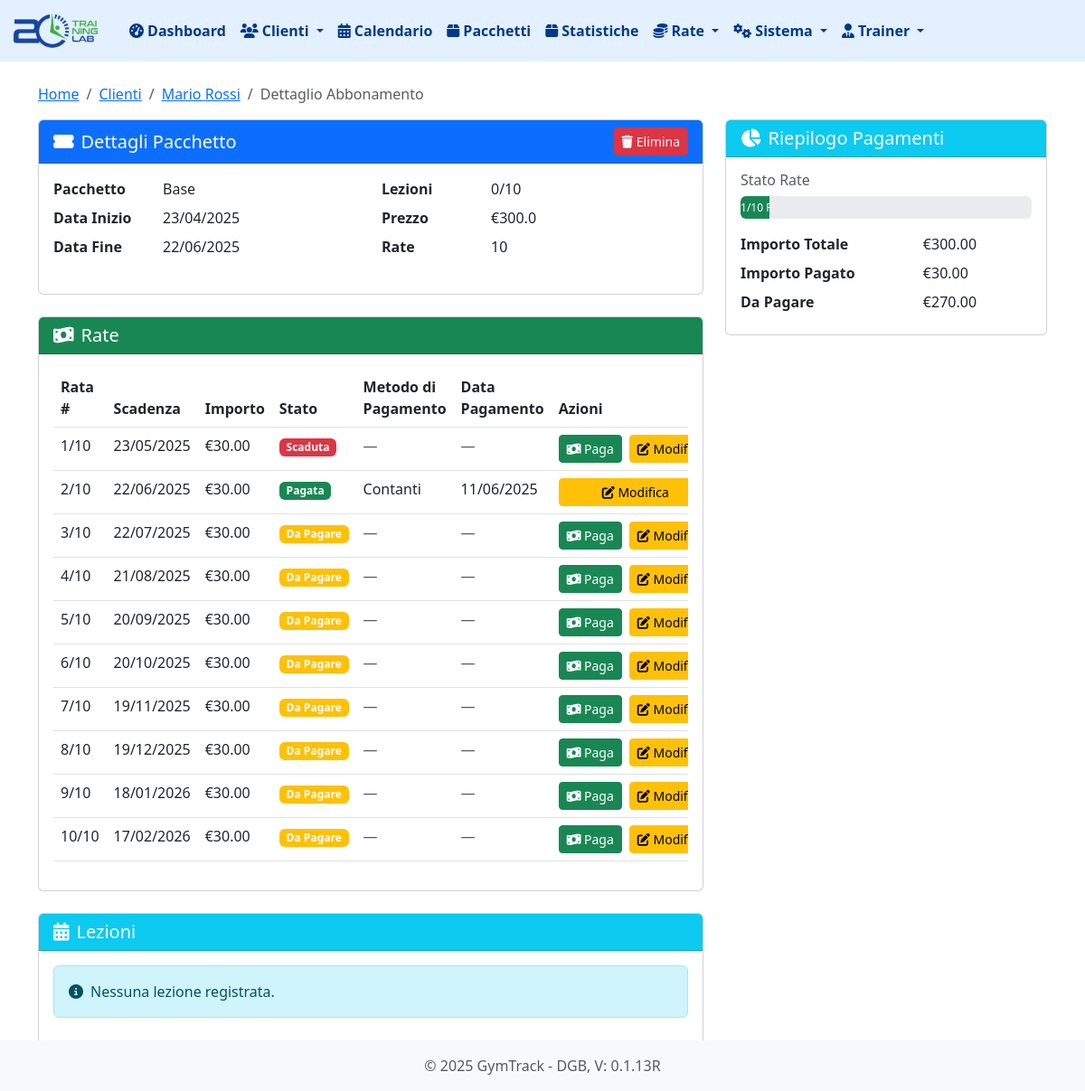
Page /abbonamenti/17 on the committed database.
### tables this page shows
CREATE TABLE "clienti" (
                    id INTEGER PRIMARY KEY AUTOINCREMENT,
                    nome TEXT NOT NULL,
                    cognome TEXT NOT NULL,
                    email TEXT,
                    telefono TEXT,
                    data_nascita TEXT,
                    indirizzo TEXT,
                    citta TEXT,
                    cap TEXT,
                    note TEXT,
                    tipo TEXT NOT NULL,  -- 'lead' o 'effettivo'
                    codice_fiscale TEXT, -- New field for tax code
                    data_registrazione TEXT NOT NULL
                , sede_id INTEGER DEFAULT 1, tipologia TEXT, taglia_gambe TEXT, taglia_braccia TEXT, taglia_giubotto TEXT, taglia_cintura TEXT, obiettivo_cliente TEXT, provenienza TEXT);

CREATE TABLE pacchetti (
        id INTEGER PRIMARY KEY AUTOINCREMENT,
        nome TEXT NOT NULL,
        descrizione TEXT,
        prezzo REAL NOT NULL,
        numero_lezioni INTEGER NOT NULL,
        durata_giorni INTEGER NOT NULL,
        attivo BOOLEAN NOT NULL DEFAULT 1
    , sede_id INTEGER DEFAULT 1, pagamento_unico BOOLEAN NOT NULL DEFAULT 0, data_scadenza DATE);

CREATE TABLE abbonamenti (
        id INTEGER PRIMARY KEY AUTOINCREMENT,
        cliente_id INTEGER NOT NULL,
        pacchetto_id INTEGER NOT NULL,
        data_inizio TEXT NOT NULL,
        data_fine TEXT NOT NULL,
        numero_lezioni INTEGER NOT NULL,
        lezioni_utilizzate INTEGER NOT NULL DEFAULT 0,
        prezzo_totale REAL NOT NULL,
        numero_rate INTEGER NOT NULL, sede_id INTEGER DEFAULT 1,
        FOREIGN KEY (cliente_id) REFERENCES clienti (id),
        FOREIGN KEY (pacchetto_id) REFERENCES pacchetti (id)
    );

CREATE TABLE "rate" (
                    id INTEGER PRIMARY KEY AUTOINCREMENT,
                    abbonamento_id INTEGER NOT NULL,
                    importo DECIMAL(10,2) NOT NULL,
                    data_scadenza DATE NOT NULL,
                    data_pagamento DATE,
                    pagato BOOLEAN DEFAULT 0,
                    numero_rata INTEGER NOT NULL DEFAULT 1, sede_id INTEGER DEFAULT 1, metodo_pagamento TEXT,
                    FOREIGN KEY (abbonamento_id) REFERENCES abbonamenti (id)
                );

### routes/abbonamenti.py (the view)
@abbonamenti_bp.route('/abbonamenti/<int:abbonamento_id>')
def dettaglio_abbonamento(abbonamento_id):
    abbonamento = db.get_abbonamento(abbonamento_id)
    if not abbonamento:
        flash('Abbonamento non trovato', 'error')
        return redirect(url_for('index'))
    cliente = db.get_cliente(abbonamento['cliente_id'])
    rate = db.get_rate_by_abbonamento(abbonamento_id)
    lezioni = db.get_lezioni_by_abbonamento(abbonamento_id)
    lezioni = [dict(lezione) for lezione in lezioni]
    for lezione in lezioni:
        print(lezione['registrata_da'])
        lezione['registrata_da'] = db.get_user_email_by_id(lezione['registrata_da'])
    oggi = date.today()
    return render_template('abbonamenti/dettaglio.html',
                         abbonamento=abbonamento,
                         cliente=cliente,
                         rate=rate,
                         lezioni=lezioni,
                         oggi=oggi)

### app.py (called while the page is built)
@app.before_request
def setup():
    db.init_db()
    db.create_user_tables()
    g.hierarchy = db.build_hierarchy(session.get('user_role'), session.get('user_email'))

@app.template_filter('to_date')
def to_date_filter(date_str):
    if not date_str:
        return None
    return datetime.strptime(date_str, '%Y-%m-%d').date()

@app.template_filter('format_date')
def format_date_filter(date):
    if isinstance(date, str):
        try:
            date = datetime.strptime(date, '%Y-%m-%d')
        except ValueError:
            return date  # Ritorna la stringa originale se non può essere convertita
    try:
        return date.strftime('%d/%m/%Y')
    except AttributeError:
        return date  # Ritorna il valore originale se non può essere formattato

### database.py (called while the page is built, shortened)
def get_db_connection():
    conn = sqlite3.connect(DATABASE_PATH)
    conn.row_factory = sqlite3.Row
    return conn

def init_db():
    if os.path.exists(DATABASE_PATH):
        return

def get_cliente(cliente_id):
    conn = get_db_connection()
    cliente = conn.execute('SELECT * FROM clienti WHERE id = ?', (cliente_id,)).fetchone()
    conn.close()
    return cliente

def get_rate_by_abbonamento(abbonamento_id):
    conn = get_db_connection()
    try:
        rate = conn.execute('''
            SELECT
                r.*,
                r.importo as importo_rata,
                r.data_scadenza,
                r.data_pagamento,
                r.pagato,
                r.numero_rata
            FROM rate r
            WHERE r.abbonamento_id = ?
            ORDER BY r.numero_rata ASC
        ''', (abbonamento_id,)).fetchall()
        return rate
    finally:
        conn.close()

def get_abbonamento(abbonamento_id):
    conn = get_db_connection()
    try:
        abbonamento = conn.execute('''
            SELECT
                a.*,
                p.nome as tipo,
                p.descrizione as descrizione_pacchetto,
                p.numero_lezioni as numero_lezioni_pacchetto,
                p.durata_giorni,
                date(a.data_inizio, '+' || p.durata_giorni || ' days') as data_fine
            FROM abbonamenti a
            JOIN pacchetti p ON a.pacchetto_id = p.id
            WHERE a.id = ?
        ''', (abbonamento_id,)).fetchone()
        return abbonamento
    finally:
        conn.close()

### templates/abbonamenti/dettaglio.html (shortened to what this page needs)
{% extends 'base.html' %}
{% block content %}
<nav aria-label="breadcrumb">
    <ol class="breadcrumb">
        <li class="breadcrumb-item"><a href="{{ url_for('index') }}">Home</a></li>
        <li class="breadcrumb-item"><a href="{{ url_for('clienti.lista_clienti') }}">Clienti</a></li>
        <li class="breadcrumb-item"><a href="{{ url_for('clienti.dettaglio_cliente', cliente_id=cliente.id) }}">{{ cliente.nome }} {{ cliente.cognome }}</a></li>
        <li class="breadcrumb-item active">Dettaglio Abbonamento</li>
    </ol>
</nav>
<div class="row">
    <div class="col-md-8">
        <div class="card mb-4">
            <div class="card-header bg-primary text-white d-flex justify-content-between align-items-center">
                <h5 class="card-title mb-0">
                    <i class="fas fa-ticket-alt me-2"></i>Dettagli Pacchetto
                </h5>
                <div>
                    <button type="button" class="btn btn-danger btn-sm" data-bs-toggle="modal" data-bs-target="#deleteModal">
                        <i class="fas fa-trash me-1"></i>Elimina
                    </button>
                </div>
            </div>
            <div class="card-body">
                <div class="row">
                    <div class="col-md-6">
                        <dl class="row">
                            <dt class="col-sm-4">Pacchetto</dt>
                            <dd class="col-sm-8">{{ abbonamento.tipo }}</dd>
                            <dt class="col-sm-4">Data Inizio</dt>
                            <dd class="col-sm-8">{{ abbonamento.data_inizio|format_date }}</dd>
                            <dt class="col-sm-4">Data Fine</dt>
                            <dd class="col-sm-8">{{ abbonamento.data_fine|format_date }}</dd>
                        </dl>
                    </div>
                    <div class="col-md-6">
                        <dl class="row">
                            <dt class="col-sm-4">Lezioni</dt>
                            <dd class="col-sm-8">{{ abbonamento.lezioni_utilizzate }}/{{ abbonamento.numero_lezioni }}</dd>
                            <dt class="col-sm-4">Prezzo</dt>
                            <dd class="col-sm-8">€{{ abbonamento.prezzo_totale }}</dd>
                            <dt class="col-sm-4">Rate</dt>
                            <dd class="col-sm-8">{{ abbonamento.numero_rate }}</dd>
                        </dl>
                    </div>
                </div>
            </div>
        </div>
        <div class="card mb-4">
            <div class="card-header bg-success text-white">
                <h5 class="card-title mb-0">
                    <i class="fas fa-money-bill-wave me-2"></i>Rate
                </h5>
            </div>
            <div class="card-body">
                <div class="table-responsive">
                    <table class="table table-hover">
                        <thead>
                            <tr>
                                <th>Rata #</th>
                                <th>Scadenza</th>
                                <th>Importo</th>
                                <th>Stato</th>
                                <th>Metodo di Pagamento</th>
                                <th>Data Pagamento</th>
                                <th>Azioni</th>
                            </tr>
                        </thead>
                        <tbody>
                            {% for rata in rate %}
                            <tr>
                                <td>{{ rata.numero_rata }}/{{ abbonamento.numero_rate }}</td>
                                <td>{{ rata.data_scadenza|format_date }}</td>
                                <td>€{{ "%.2f"|format(rata.importo) }}</td>
                                <td>
                                    {% if rata.pagato %}
                                        <span class="badge bg-success">Pagata</span>
                                    {% else %}
                                        {% if rata.data_scadenza|to_date < oggi %}
                                            <span class="badge bg-danger">Scaduta</span>
                                        {% else %}
                                            <span class="badge bg-warning">Da Pagare</span>
                                        {% endif %}
                                    {% endif %}
                                </td>
                                <td>
                                    {% if rata.metodo_pagamento %}
                                        {{ rata.metodo_pagamento }}
                                    {% else %}
                                        <span class="text-muted">—</span>
                                    {% endif %}
                                </td>
                                <td>
                                    {% if rata.data_pagamento %}
                                        {{ rata.data_pagamento|format_date }}
                                    {% else %}
                                        <span class="text-muted">—</span>
                                    {% endif %}
                                </td>
                                <td>
                                    <div class="d-flex gap-2">
                                        {% if not rata.pagato %}
                                            <a href="{{ url_for('rate.paga_rata', rata_id=rata.id) }}" class="btn btn-sm btn-success flex-fill">
                                                <i class="fas fa-money-bill-wave"></i> Paga
                                            </a>
                                        {% endif %}
                                        <a href="{{ url_for('rate.modifica_rata', rata_id=rata.id) }}" class="btn btn-sm btn-warning flex-fill">
                                            <i class="fas fa-edit"></i> Modifica
                                        </a>
                                    </div>
                                </td>
                            </tr>
                            {% endfor %}
                        </tbody>
                    </table>
                </div>
            </div>
        </div>
        <div class="card">
            <div class="card-header bg-info text-white">
                <h5 class="card-title mb-0">
                    <i class="fas fa-calendar-alt me-2"></i>Lezioni
                </h5>
            </div>
            <div class="card-body">
                {% if lezioni %}
                    <div class="table-responsive">
                        <table class="table table-hover">
                            <thead>
                                <tr>
                                    <th>Data</th>
                                    <th>Note</th>
                                    <th>Registrata da</th>
                                </tr>
                            </thead>
                            <tbody>
                                {% for lezione in lezioni %}
                                    <tr>
                                        <td>{{ lezione.data|format_date }}</td>
                                        <td>{{ lezione.note or '—' }}</td>
                                        <td>{{ lezione.registrata_da or '—' }}</td>
                                    </tr>
                                {% endfor %}
                            </tbody>
                        </table>
                    </div>
                {% else %}
                    <div class="alert alert-info">
                        <i class="fas fa-info-circle me-2"></i>Nessuna lezione registrata.
                    </div>
                {% endif %}
            </div>
        </div>
    </div>
    <div class="col-md-4">
        <div class="card mb-4">
            <div class="card-header bg-info text-white">
                <h5 class="card-title mb-0">
                    <i class="fas fa-chart-pie me-2"></i>Riepilogo Pagamenti
                </h5>
            </div>
            <div class="card-body">
                <div class="mb-3">
                    <h6 class="text-muted">Stato Rate</h6>
                    <div class="progress" style="height: 25px;">
                        {% set rate_pagate = rate|selectattr('pagato')|list|length %}
                        {% set percentuale = (rate_pagate / abbonamento.numero_rate * 100)|round %}
                        <div class="progress-bar bg-success"
                             role="progressbar"
                             style="width: {{ percentuale }}%"
                             aria-valuenow="{{ rate_pagate }}"
                             aria-valuemin="0"
                             aria-valuemax="{{ abbonamento.numero_rate }}">
                            {{ rate_pagate }}/{{ abbonamento.numero_rate }} Rate
                        </div>
                    </div>
                </div>
                <dl class="row mb-0">
                    <dt class="col-sm-7">Importo Totale</dt>
                    <dd class="col-sm-5">€{{ "%.2f"|format(abbonamento.prezzo_totale) }}</dd>
                    <dt class="col-sm-7">Importo Pagato</dt>
                    <dd class="col-sm-5">€{{ "%.2f"|format(rate|selectattr('pagato')|sum(attribute='importo')) }}</dd>
                    <dt class="col-sm-7">Da Pagare</dt>
                    <dd class="col-sm-5">€{{ "%.2f"|format(rate|rejectattr('pagato')|sum(attribute='importo')) }}</dd>
                </dl>
            </div>
        </div>
    </div>
</div>
{% endblock %}

### templates/abbonamenti/dettaglio.html (style rules this page uses)
.table .btn { white-space: nowrap; }
.table .d-flex .btn { flex: 1; }

### rows in the picture
clienti: nome "Mario", cognome "Rossi"
pacchetti: tipo "Base"
abbonamenti: data_inizio "23/04/2025", data_fine "22/06/2025", lezioni_utilizzate "0", numero_lezioni "10", prezzo_totale "300.0", numero_rate "10", prezzo_totale "300.00"
rate: numero_rata "1", data_scadenza "23/05/2025", importo "30.00", shows "Scaduta"
rate: numero_rata "2", data_scadenza "22/06/2025", importo "30.00", shows "Pagata", metodo_pagamento "Contanti", data_pagamento "11/06/2025"
rate: numero_rata "3", data_scadenza "22/07/2025", importo "30.00", shows "Da Pagare"
rate: numero_rata "4", data_scadenza "21/08/2025", importo "30.00", shows "Da Pagare"
rate: numero_rata "5", data_scadenza "20/09/2025", importo "30.00", shows "Da Pagare"
rate: numero_rata "6", data_scadenza "20/10/2025", importo "30.00", shows "Da Pagare"
rate: numero_rata "7", data_scadenza "19/11/2025", importo "30.00", shows "Da Pagare"
rate: numero_rata "8", data_scadenza "19/12/2025", importo "30.00", shows "Da Pagare"
rate: numero_rata "9", data_scadenza "18/01/2026", importo "30.00", shows "Da Pagare"
rate: numero_rata "10", data_scadenza "17/02/2026", importo "30.00", shows "Da Pagare"

### other values in the picture
{{ rate_pagate }} "1"
{{ "%.2f"|format(rate|selectattr('pagato')|sum(attribute='importo')) }} "30.00"
{{ "%.2f"|format(rate|rejectattr('pagato')|sum(attribute='importo')) }} "270.00"
